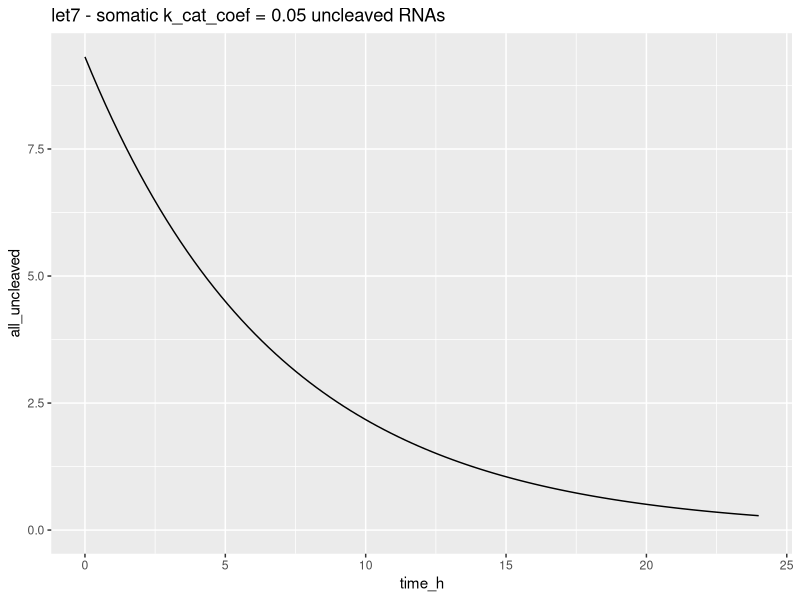
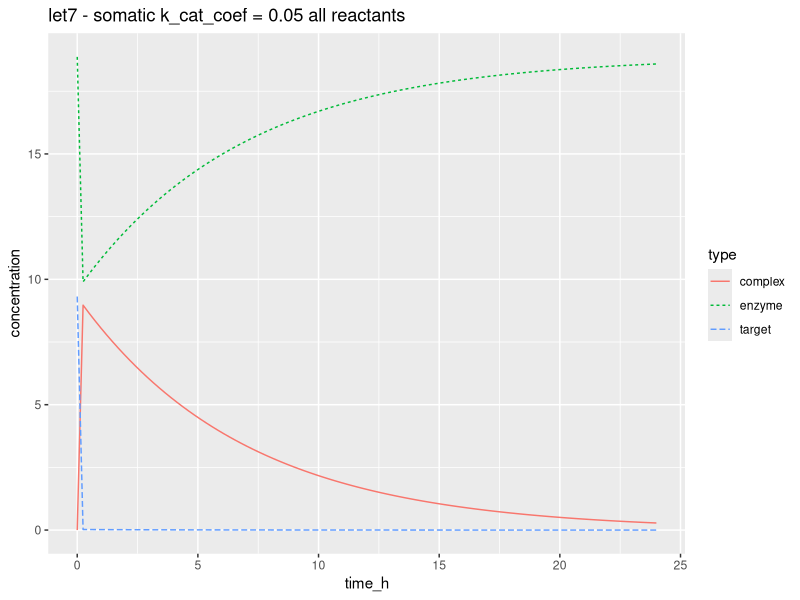
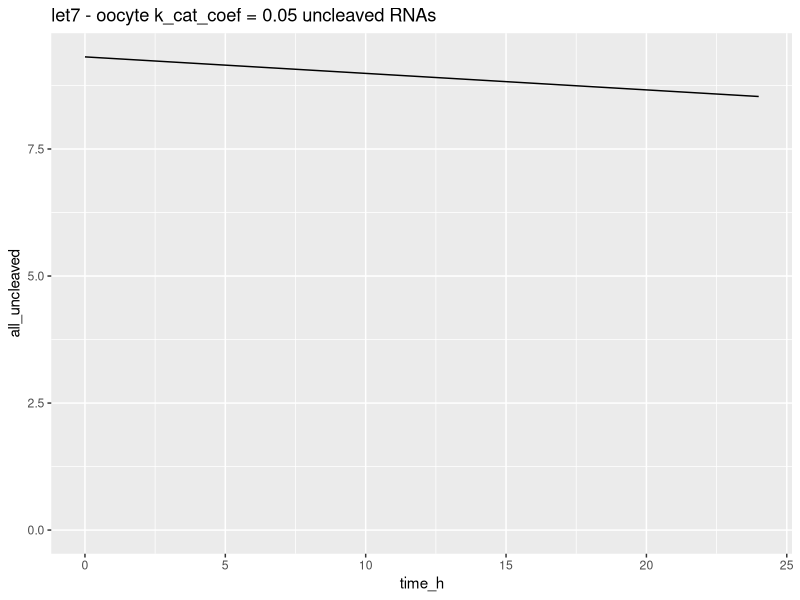
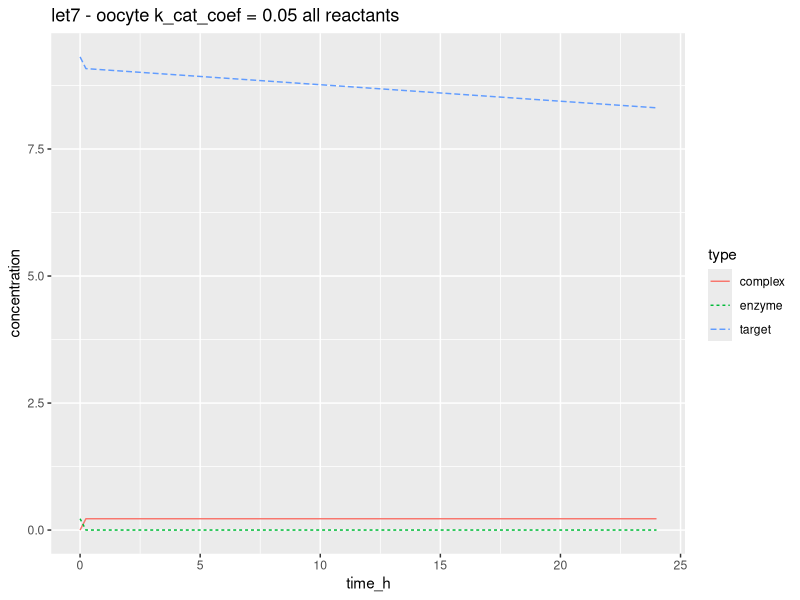
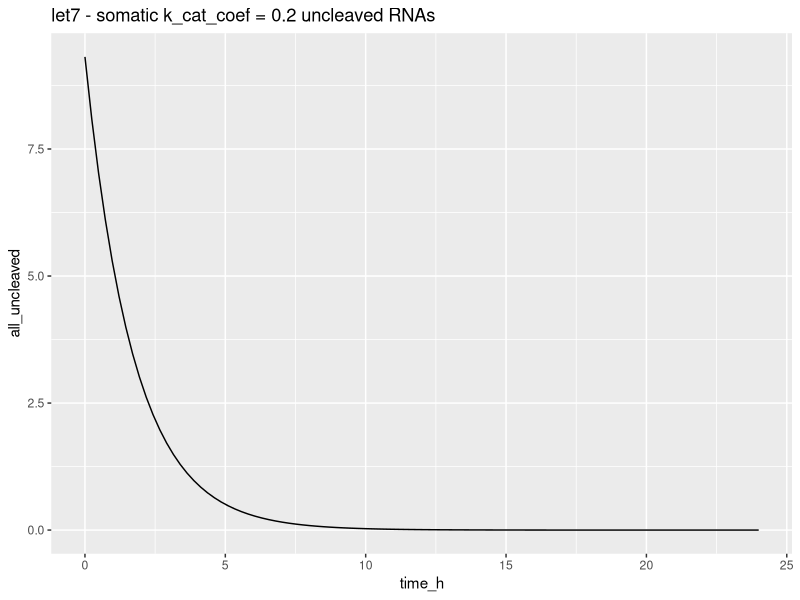
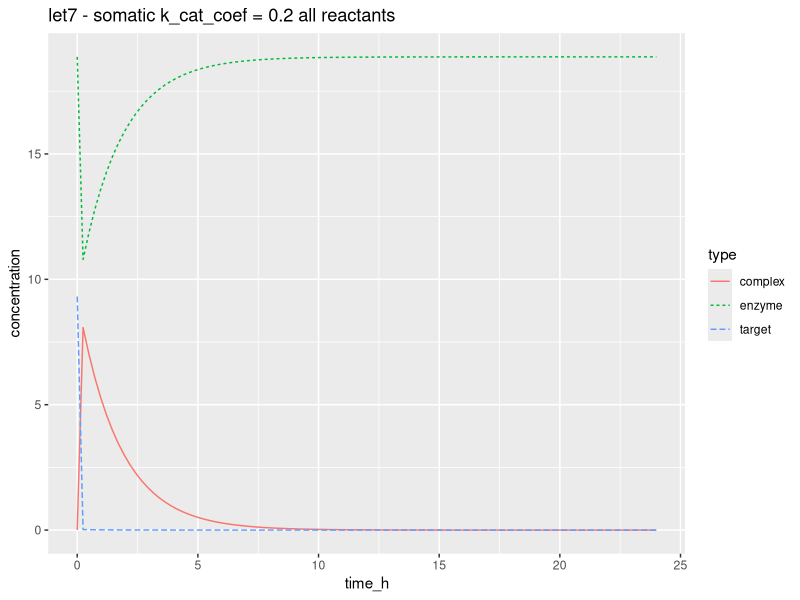
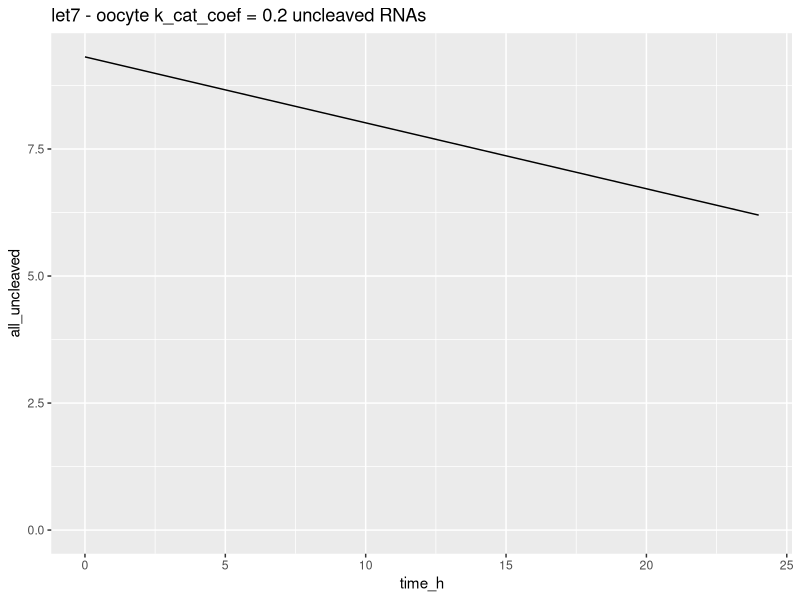
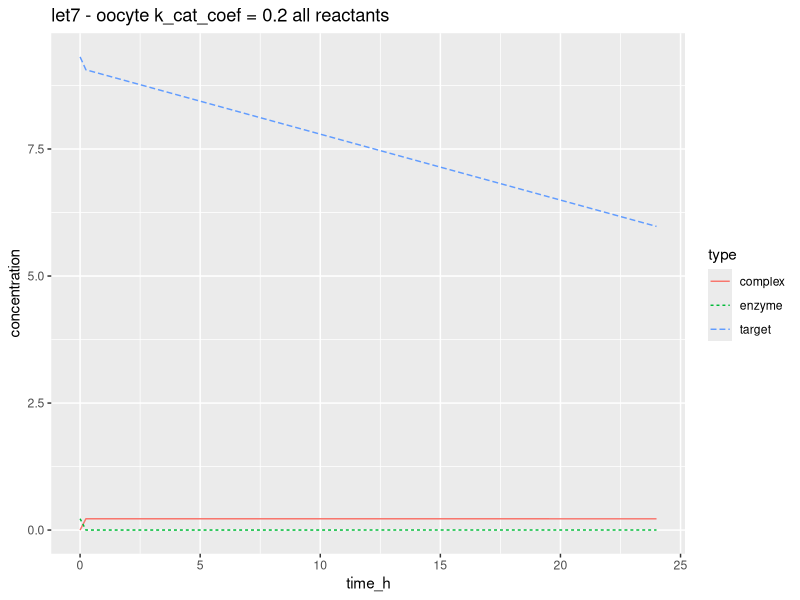

These figures' R source, in order:
## ---- chunk 1
library(deSolve)
library(tidyverse)
library(cowplot)
## ---- chunk 2
#mole_unit <- 6.022e20 #Mili mole
# mole_unit_from_nano_mole <- 1e-6
# mole_unit_from_mole <- 1e3


#Using litre as volume unit! (since constants are in moles per litre)
mole_unit <- 6.022e14 #nano mole
mole_unit_from_nano_mole <- 1
mole_unit_from_mole <- 1e9
time_unit_from_sec <- 1/3600 #Use hour instead of seconds

K_M_siRNA <- 0.1 * mole_unit_from_nano_mole
k_on_siRNA <- 3.6e7 / (mole_unit_from_mole * time_unit_from_sec)
k_off_siRNA <- 7.7e-4 / time_unit_from_sec
k_cat_siRNA <- 8.1e-4 / time_unit_from_sec

k_on_miRNA <- 0.2e8 / (mole_unit_from_mole * time_unit_from_sec)
k_off_miRNA <- 0.051e-2 / time_unit_from_sec

somatic_volume <- 4.4e-12
oocyte_volume <- 260e-12

total_RNA_somatic <- 1e6 #5e5 - 1e6
total_RNA_oocyte <- 25e6

let7_somatic <- 5e4 / mole_unit
let7_oocyte <- 3.5e4 / mole_unit

let7_targets_somatic <- (1380+2884+20414) / mole_unit #8-mer, 7-mer and 6-mers respectively from Bosson 2014
let7_targets_oocyte <- let7_targets_somatic * (oocyte_volume / somatic_volume)

times <- seq(0,24*60*60 * time_unit_from_sec, length.out = 100)


one_step_degradation <- function(t, state, parameters) {
  with(as.list(c(state, parameters)), {
    d_target <- -k_on * enzyme * target + k_off * complex 
    d_enzyme <- -k_on * enzyme * target + k_off * complex + k_cat * complex
    d_complex <- k_on * enzyme * target - k_off * complex - k_cat * complex
    list(c(d_target, d_enzyme, d_complex))
  })
}

plot_ode_result <- function(out, title) {
  out_tidy <- out %>% as.data.frame() %>% 
    gather(type, concentration, -time) %>%
    mutate(time_h = time / (3600 * time_unit_from_sec)) 
    
  
  uncleaved_plot <- out_tidy %>% 
    filter(type != "enzyme") %>%
    group_by(time_h) %>%
    summarise(all_uncleaved = sum(concentration)) %>%
    (function(data) { 
      ggplot(data,aes(x = time_h, y = all_uncleaved)) + geom_line() +
        ggtitle(paste0(title," uncleaved RNAs"))  +
        ylim(-1e-5, max(data$all_uncleaved)) 
    })

  print(uncleaved_plot)
  
  auxiliary_plot <- 
    ggplot(out_tidy, aes(x = time_h, y = concentration, color = type, linetype = type)) + geom_line() +
    ggtitle(paste0(title," all reactants") ) + 
    ylim(-1e-5, max(out_tidy$concentration))


  print(auxiliary_plot)
}

## ---- chunk 3
for(k_cat_coef in c(0.05,0.2,0.3)) {
  k_cat_let7_one_step <- k_cat_coef * k_cat_siRNA
  params_let7_one_step <- c(k_cat = k_cat_let7_one_step, k_on = k_on_miRNA, k_off = k_off_miRNA)
  
  state <- c(target = let7_targets_somatic / somatic_volume, enzyme = let7_somatic / somatic_volume, complex = 0)
  
  out_let7_one_step_somatic <- ode(y = state, times = times, func = one_step_degradation, parms = params_let7_one_step)
  
  plot_ode_result(out_let7_one_step_somatic, paste0("let7 - somatic k_cat_coef = ", k_cat_coef))
  
  
  state <- c(target = let7_targets_oocyte / oocyte_volume, enzyme = let7_oocyte / oocyte_volume, complex = 0)
  
  out_let7_one_step_oo <- ode(y = state, times = times, func = one_step_degradation, parms = params_let7_one_step)
  
  plot_ode_result(out_let7_one_step_oo, paste0("let7 - oocyte k_cat_coef = ", k_cat_coef))
}
## ---- chunk 4

hypothetical_siRNA_oocyte <- let7_oocyte
hypothetical_siRNA_targets_oocyte <- let7_targets_oocyte

params_siRNA <- c(k_cat = k_cat_siRNA, k_on = k_on_siRNA, k_off = k_off_siRNA)


state <- c(target = hypothetical_siRNA_targets_oocyte / oocyte_volume, enzyme = hypothetical_siRNA_oocyte / oocyte_volume, complex = 0)

out_siRNA <- ode(y = state, times = times, func = one_step_degradation, parms = params_siRNA)
plot_ode_result(out_siRNA,paste0("Hypothethical siRNA, oocyte"))
  
## ---- chunk 5
k_cat_let7_two_step <- 0.2 * k_cat_siRNA
k_intermediate_let7 <- 1 * k_cat_siRNA


two_step_degradation <- function(t, state, parameters) {
  with(as.list(c(state, parameters)), {
    d_target <- -k_on * enzyme * target + k_off * complex 
    d_enzyme <- -k_on * enzyme * target + k_off * complex + k_cat * intermediate
    d_complex <- k_on * enzyme * target - k_off * complex - k_intermediate * complex
    d_intermediate <- k_intermediate * complex - k_cat * intermediate
    list(c(d_target, d_enzyme, d_complex, d_intermediate))
  })
}

params_let7 <- c(k_on = k_on_miRNA, k_off = k_off_miRNA, k_cat = k_cat_let7_two_step, k_intermediate = k_intermediate_let7)

state_somatic <- c(target = let7_targets_oocyte / somatic_volume, enzyme = let7_somatic / somatic_volume, complex = 0, intermediate = 0)

out_let7 <- ode(y = state_somatic, times = times, func = two_step_degradation, parms = params_let7)



plot_ode_result(out_let7, "Somatic")

state_oo <- c(target = let7_targets_oocyte / oocyte_volume, enzyme = let7_oocyte / oocyte_volume, complex = 0, intermediate = 0)

out_let7_oo <- ode(y = state_oo, times = times, func = two_step_degradation, parms = params_let7)

plot_ode_result(out_let7_oo, "Oocyte")
